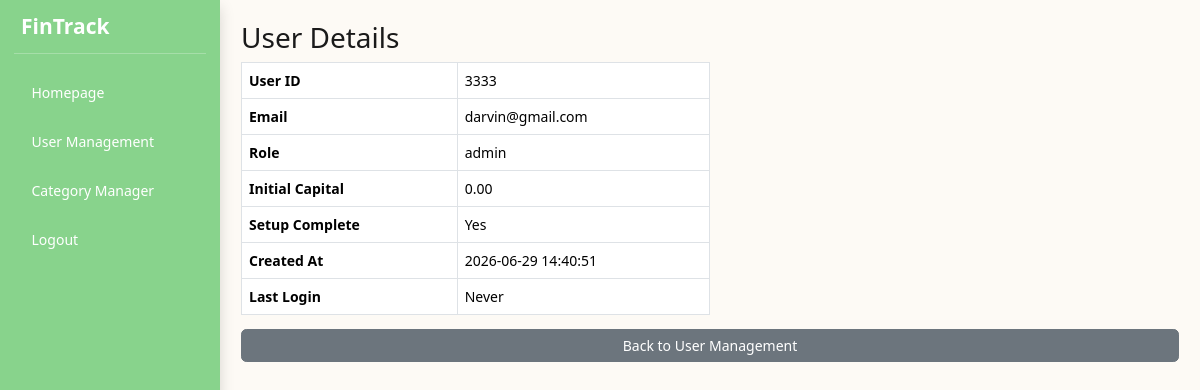
Page /view-user.php?user_id=3333 (signed in) on the committed database.
### tables this page shows
CREATE TABLE `user` (
  `user_id` int(11) NOT NULL,
  `email` varchar(50) NOT NULL,
  `password` varchar(255) NOT NULL,
  `role` enum('admin','user') DEFAULT 'user',
  `verification_token` varchar(255) DEFAULT NULL,
  `reset_token` varchar(255) DEFAULT NULL,
  `reset_expires` datetime DEFAULT NULL,
  `is_verified` tinyint(1) DEFAULT 0,
  `is_active` tinyint(1) NOT NULL DEFAULT 1,
  `initial_capital` decimal(10,2) DEFAULT 0.00,
  `setup_complete` tinyint(1) DEFAULT 0,
  `created_at` datetime DEFAULT CURRENT_TIMESTAMP,
  `last_login` datetime DEFAULT NULL
);

### view-user.php (the view, shortened to what this page needs)
<?php
include('db_connect.php');
$user_id = intval($_GET['user_id']);
$result = mysqli_query($conn, "SELECT user_id, email, role, initial_capital, setup_complete, created_at, last_login FROM user WHERE user_id = $user_id LIMIT 1");
$user = mysqli_fetch_assoc($result);
?>
<!DOCTYPE html>
<html lang="en">
<head>
    <link href="https://cdn.jsdelivr.net/npm/bootstrap@5.3.3/dist/css/bootstrap.min.css" rel="stylesheet">
    <link rel="stylesheet" href="assets/css/style.css">
</head>
<body>
<div id="wrapper" class="d-flex vh-100 w-100" style="overflow: hidden;">
    <?php include 'sidebar.php'; ?>
    <div id="page-content-wrapper" class="flex-grow-1 d-flex flex-column p-4" style="overflow: hidden;">
        <h2>User Details</h2>
        <table class="table table-bordered w-50">
            <tr><th>User ID</th><td><?php echo htmlspecialchars($user['user_id']); ?></td></tr>
            <tr><th>Email</th><td><?php echo htmlspecialchars($user['email']); ?></td></tr>
            <tr><th>Role</th><td><?php echo htmlspecialchars($user['role']); ?></td></tr>
            <tr><th>Initial Capital</th><td><?php echo htmlspecialchars($user['initial_capital']); ?></td></tr>
            <tr><th>Setup Complete</th><td><?php echo $user['setup_complete'] ? 'Yes' : 'No'; ?></td></tr>
            <tr><th>Created At</th><td><?php echo htmlspecialchars($user['created_at']); ?></td></tr>
            <tr><th>Last Login</th><td><?php echo $user['last_login'] ? htmlspecialchars($user['last_login']) : 'Never'; ?></td></tr>
        </table>
        <a href="user-management.php" class="btn btn-secondary">Back to User Management</a>
    </div>
</div>
</body>
</html>

### assets/css/style.css (style rules this page uses)
:root { --background-cream: #FDFAF5; --text-main: #1A1A1A; --border: #E0D7C6; --safe: #88D38C; --warning: #FFA81C; --danger: #CC1808; }
body { background-color: var(--background-cream) !important; color: var(--text-main); height: 100vh; overflow: hidden; }
#page-content-wrapper { padding: 1.5rem !important; width: calc(100% - 250px); height: 100vh; overflow: hidden; }
body, html { font-size: 14px; height: 100%; overflow: hidden; }

### rows in the picture
user: user_id "3333", email "darvin@gmail.com", role "admin", initial_capital "0.00", created_at "2026-06-29 14:40:51"
